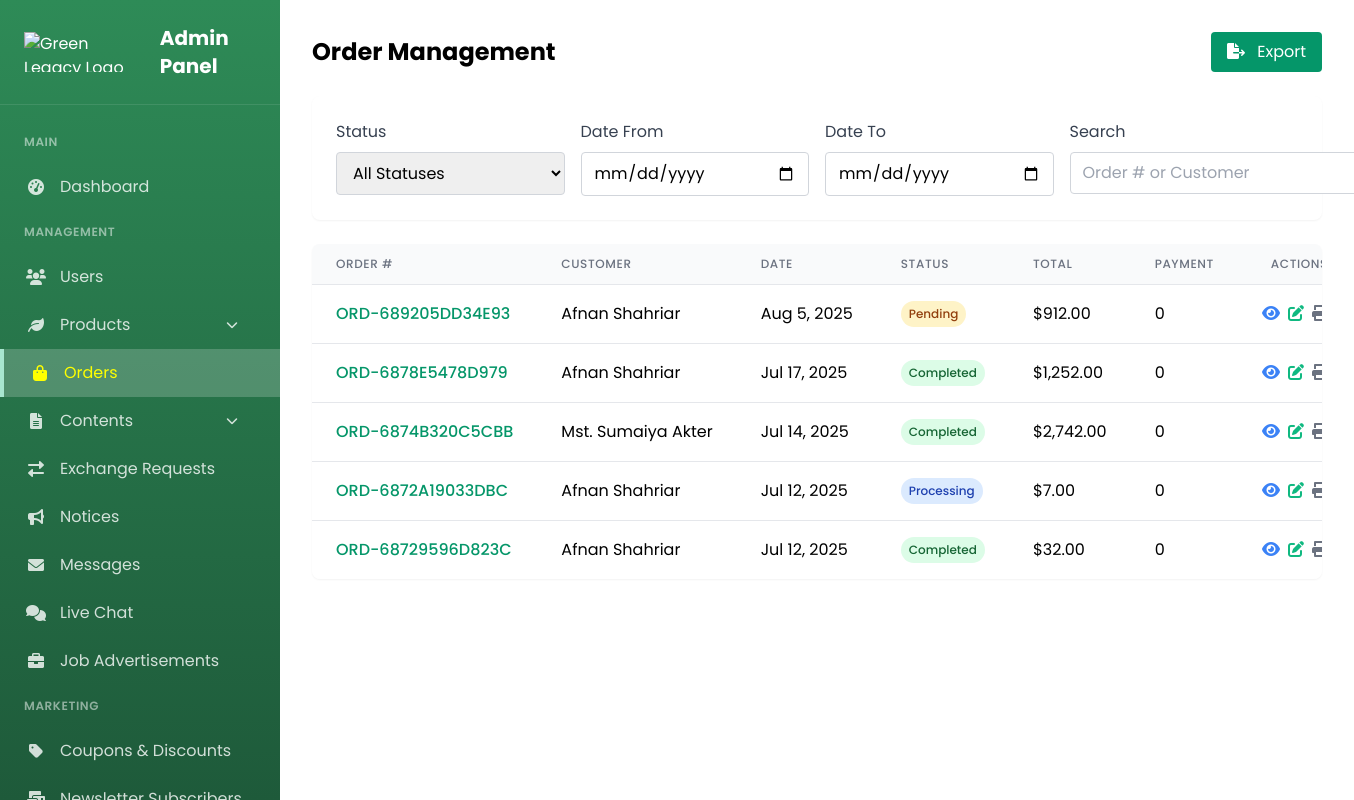
The page /admin_orders.php (signed in) on the database its author committed.
### tables this page shows
CREATE TABLE `orders` (
  `id` int(11) NOT NULL,
  `user_id` int(11) DEFAULT NULL,
  `session_id` varchar(255) DEFAULT NULL,
  `order_number` varchar(50) DEFAULT NULL,
  `status` enum('pending','processing','completed','cancelled') DEFAULT 'pending',
  `total_amount` decimal(10,2) NOT NULL,
  `discount_amount` decimal(10,2) DEFAULT 0.00,
  `shipping_fee` decimal(10,2) DEFAULT 2.00,
  `subtotal` decimal(10,2) DEFAULT NULL,
  `payment_method` varchar(50) DEFAULT NULL,
  `coupon_id` int(11) DEFAULT NULL,
  `shipping_address` text DEFAULT NULL,
  `billing_address` text DEFAULT NULL,
  `notes` text DEFAULT NULL,
  `created_at` timestamp NOT NULL DEFAULT current_timestamp(),
  `updated_at` timestamp NOT NULL DEFAULT current_timestamp() ON UPDATE current_timestamp()
);

CREATE TABLE `users` (
  `id` int(11) NOT NULL,
  `firstname` varchar(50) NOT NULL,
  `lastname` varchar(50) NOT NULL,
  `dob` date NOT NULL,
  `address` text DEFAULT NULL,
  `email` varchar(100) NOT NULL,
  `phone` varchar(20) NOT NULL,
  `password` varchar(255) NOT NULL,
  `oauth_provider` varchar(20) DEFAULT NULL,
  `profile_pic` varchar(255) DEFAULT NULL,
  `created_at` timestamp NOT NULL DEFAULT current_timestamp(),
  `latitude` decimal(10,8) DEFAULT NULL,
  `longitude` decimal(11,8) DEFAULT NULL,
  `location_updated_at` timestamp NULL DEFAULT NULL,
  `is_verified` tinyint(1) DEFAULT 0,
  `verification_token` varchar(255) DEFAULT NULL,
  `verification_token_expires` datetime DEFAULT NULL,
  `reward_point` int(11) NOT NULL DEFAULT 0
);

### admin_orders.php (the view, shortened to what this page needs)
<?php
require_once 'db_connect.php';
$perPage = 15;
$page = isset($_GET['page']) ? (int)$_GET['page'] : 1;
$start = ($page > 1) ? ($page * $perPage) - $perPage : 0;
$status = isset($_GET['status']) ? $_GET['status'] : '';
$search = isset($_GET['search']) ? trim($_GET['search']) : '';
$date_from = isset($_GET['date_from']) ? $_GET['date_from'] : '';
$date_to = isset($_GET['date_to']) ? $_GET['date_to'] : '';
$query = "SELECT SQL_CALC_FOUND_ROWS o.*, u.firstname, u.lastname
          FROM orders o
          LEFT JOIN users u ON o.user_id = u.id
          WHERE 1=1";
$params = [];
$types = '';
$query .= " ORDER BY o.created_at DESC LIMIT ?, ?";
$params[] = $start;
$params[] = $perPage;
$types .= 'ii';
$stmt = $conn->prepare($query);
if (!empty($params)) {
    $stmt->bind_param($types, ...$params);
}
$stmt->execute();
$result = $stmt->get_result();
$orders = $result->fetch_all(MYSQLI_ASSOC);
$statusOptions = [
    '' => 'All Statuses',
    'pending' => 'Pending',
    'processing' => 'Processing',
    'completed' => 'Completed',
    'cancelled' => 'Cancelled'
];
?>
<?php include 'admin_sidebar.php'; ?>
<!DOCTYPE html>
<html lang="en">
<head>
  <link href="https://cdn.jsdelivr.net/npm/tailwindcss@2.1.2/dist/tailwind.min.css" rel="stylesheet">
  <link rel="stylesheet" href="https://cdnjs.cloudflare.com/ajax/libs/font-awesome/6.0.0/css/all.min.css">
</head>
<body>
  <div class="p-8">
    <div class="flex justify-between items-center mb-6">
      <h1 class="text-2xl font-bold">Order Management</h1>
      <div class="flex items-center space-x-4">
        <a href="admin_orders_report.php" class="px-4 py-2 bg-green-600 text-white rounded hover:bg-green-700">
          <i class="fas fa-file-export mr-2"></i> Export
        </a>
      </div>
    </div>
    <div class="bg-white rounded-lg shadow-sm p-6 mb-6">
      <form method="GET" class="grid grid-cols-1 md:grid-cols-4 gap-4">
        <div>
          <label class="block text-gray-700 mb-2">Status</label>
          <select name="status" class="w-full px-3 py-2 border border-gray-300 rounded">
            <?php foreach ($statusOptions as $value => $label): ?>
              <option value="<?= $value ?>" <?= $status === $value ? 'selected' : '' ?>><?= $label ?></option>
            <?php endforeach; ?>
          </select>
        </div>
        <div>
          <label class="block text-gray-700 mb-2">Date From</label>
          <input type="date" name="date_from" value="<?= $date_from ?>" class="w-full px-3 py-2 border border-gray-300 rounded">
        </div>
        <div>
          <label class="block text-gray-700 mb-2">Date To</label>
          <input type="date" name="date_to" value="<?= $date_to ?>" class="w-full px-3 py-2 border border-gray-300 rounded">
        </div>
        <div>
          <label class="block text-gray-700 mb-2">Search</label>
          <div class="flex">
            <input type="text" name="search" value="<?= htmlspecialchars($search) ?>" placeholder="Order # or Customer" class="flex-1 px-3 py-2 border border-gray-300 rounded-l">
          </div>
        </div>
      </form>
    </div>
    <div class="bg-white rounded-lg shadow-sm overflow-hidden">
      <div class="overflow-x-auto">
        <table class="min-w-full divide-y divide-gray-200">
          <thead class="bg-gray-50">
            <tr>
              <th class="px-6 py-3 text-left text-xs font-medium text-gray-500 uppercase tracking-wider">Order #</th>
              <th class="px-6 py-3 text-left text-xs font-medium text-gray-500 uppercase tracking-wider">Customer</th>
              <th class="px-6 py-3 text-left text-xs font-medium text-gray-500 uppercase tracking-wider">Date</th>
              <th class="px-6 py-3 text-left text-xs font-medium text-gray-500 uppercase tracking-wider">Status</th>
              <th class="px-6 py-3 text-left text-xs font-medium text-gray-500 uppercase tracking-wider">Total</th>
              <th class="px-6 py-3 text-left text-xs font-medium text-gray-500 uppercase tracking-wider">Payment</th>
              <th class="px-6 py-3 text-right text-xs font-medium text-gray-500 uppercase tracking-wider">Actions</th>
            </tr>
          </thead>
          <tbody class="bg-white divide-y divide-gray-200">
            <?php if (empty($orders)): ?>
              <tr>
                <td colspan="7" class="px-6 py-4 text-center text-gray-500">No orders found</td>
              </tr>
            <?php else: ?>
              <?php foreach ($orders as $order): ?>
                <tr class="hover:bg-gray-50">
                  <td class="px-6 py-4 whitespace-nowrap">
                    <a href="admin_order_details.php?id=<?= $order['id'] ?>" class="text-green-600 hover:text-green-800 font-medium">
                      <?= htmlspecialchars($order['order_number']) ?>
                    </a>
                  </td>
                  <td class="px-6 py-4 whitespace-nowrap">
                    <?= htmlspecialchars($order['firstname'] . ' ' . $order['lastname']) ?>
                  </td>
                  <td class="px-6 py-4 whitespace-nowrap">
                    <?= date('M j, Y', strtotime($order['created_at'])) ?>
                  </td>
                  <td class="px-6 py-4 whitespace-nowrap">
                    <span class="badge badge-<?= $order['status'] ?>">
                      <?= ucfirst($order['status']) ?>
                    </span>
                  </td>
                  <td class="px-6 py-4 whitespace-nowrap">
                    $<?= number_format($order['total_amount'], 2) ?>
                  </td>
                  <td class="px-6 py-4 whitespace-nowrap">
                    <?= ucwords(str_replace('_', ' ', $order['payment_method'])) ?>
                  </td>
                  <td class="px-6 py-4 whitespace-nowrap text-right">
                    <div class="flex justify-end space-x-2">
                      <a href="admin_order_details.php?id=<?= $order['id'] ?>" class="text-blue-500 hover:text-blue-700">
                        <i class="fas fa-eye"></i>
                      </a>
                      <a href="#" class="text-green-500 hover:text-green-700" onclick="updateStatus(<?= $order['id'] ?>)">
                        <i class="fas fa-edit"></i>
                      </a>
                      <a href="admin_order_print.php?id=<?= $order['id'] ?>" target="_blank" class="text-gray-500 hover:text-gray-700">
                        <i class="fas fa-print"></i>
                      </a>
                    </div>
                  </td>
                </tr>
              <?php endforeach; ?>
            <?php endif; ?>
          </tbody>
        </table>
      </div>
    </div>
  </div>
</body>
</html>

### admin_sidebar.php (style rules this page uses)
:root { --primary-green: #2E8B57; --light-green: #a8e6cf; --sidebar-width: 280px; }
body { font-family: 'Poppins', sans-serif; }

### admin_orders.php (style rules this page uses)
:root { --primary-green: #2E8B57; --light-green: #a8e6cf; --sidebar-width: 280px; }
body { font-family: 'Poppins', sans-serif; margin-left: 280px;; }
.badge { display: inline-block; padding: 0.25rem 0.5rem; border-radius: 9999px; font-size: 0.75rem; font-weight: 500; }
.badge-pending { background-color: #fef3c7; color: #92400e; }
.badge-processing { background-color: #dbeafe; color: #1e40af; }
.badge-completed { background-color: #dcfce7; color: #166534; }

### rows shown on the page
orders: order_number "ORD-689205DD34E93", user.lastname "Afnan Shahriar", created_at "Aug 5, 2025", status "Pending", total_amount "912.00", payment_method "0"
orders: order_number "ORD-6878E5478D979", user.lastname "Afnan Shahriar", created_at "Jul 17, 2025", status "Completed", total_amount "1,252.00", payment_method "0"
orders: order_number "ORD-6874B320C5CBB", user.lastname "Mst. Sumaiya Akter", created_at "Jul 14, 2025", status "Completed", total_amount "2,742.00", payment_method "0"
orders: order_number "ORD-6872A19033DBC", user.lastname "Afnan Shahriar", created_at "Jul 12, 2025", status "Processing", total_amount "7.00", payment_method "0"
orders: order_number "ORD-68729596D823C", user.lastname "Afnan Shahriar", created_at "Jul 12, 2025", status "Completed", total_amount "32.00", payment_method "0"

### other values the page prints
form field status "All Statuses"
